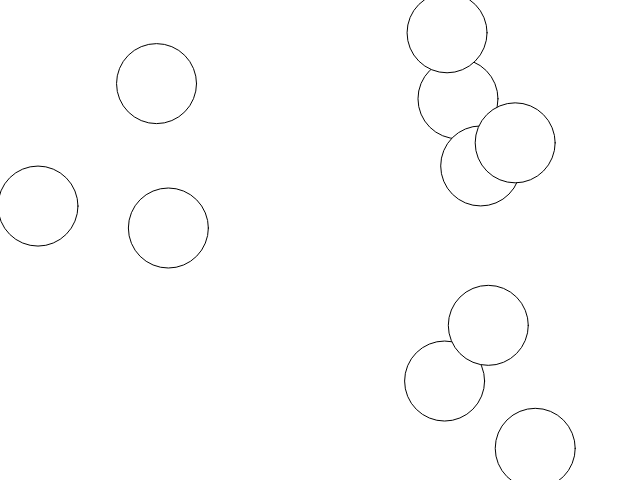
Frame 1 (no input)
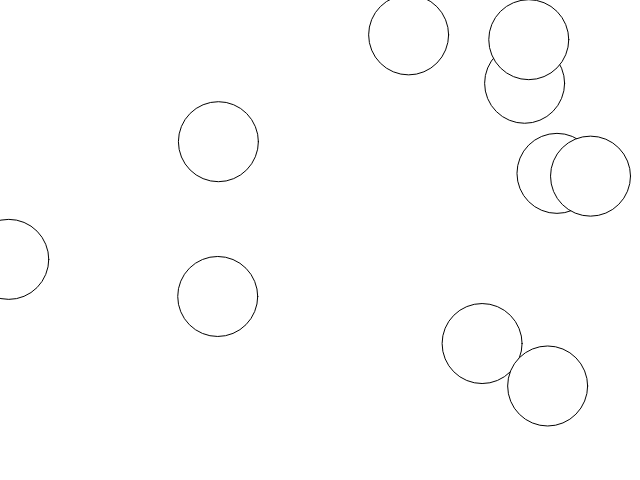
Frame 60 (no input)
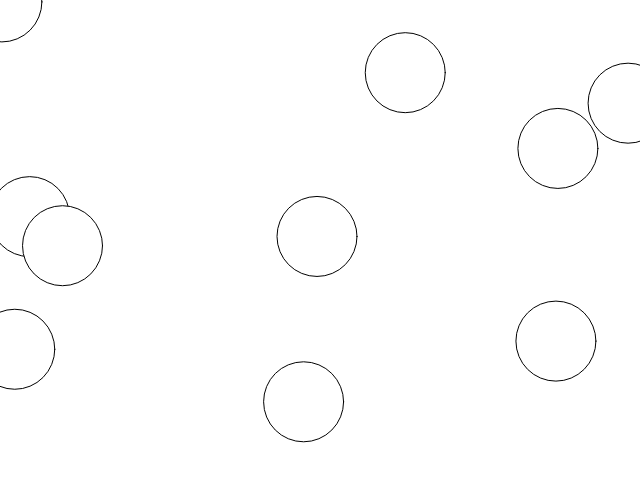
Frame 120 (the mouse pressed at the canvas centre since frame 60)

The p5.js sketch that drew these frames (run headless with seeded random() and noise() and a simulated clock; from frame 60 on, the mouse is pressed at the canvas centre):

// p5.js sketch
// ── sketch.js
var boids = [];

/**
 * P5js initialization
 */
function setup() {

  createCanvas(640, 480);

  for (var i = 0; i < 10; i++) {
    boids.push(new Boid(random(0,width), random(0,height), 10));
  }

}

/**
 * P5js render loop
 */
function draw() {

  // Paint the background white
  background(255);

  var gravity = createVector(0.1, 0.1);

  boids.forEach(function(boid) {
    boid.applyForce(gravity);
    boid.update();
    boid.checkEdges();
    boid.display();
  });

}

/**
 * Boid class
 */
function Boid(x_pos, y_pos, mass) {
  this.position= createVector(x_pos, y_pos);
  this.velocity = p5.Vector.random2D();
  this.acceleration = createVector(0, 0);
  this.mass = mass;
}

Boid.prototype = {
  constructor: Boid,
  update:function () {
    this.velocity.add(this.acceleration);
    this.position.add(this.velocity);
    this.acceleration.mult(0);
  },
  display:function () { 
    ellipse(this.position.x, this.position.y, 80, 80);
  },
  checkEdges:function () { 
    if (this.position.x < 0) { this.position.x = width; }
    if (this.position.x > width) { this.position.x = 0; }
    if (this.position.y < 0) { this.position.y = height; }
    if (this.position.y > height) { this.position.y = 0; }
  },
  applyForce:function (force) {
    // Force = mass * acceleration
    // acceleration = Force / mass
    this.acceleration.add(force.copy().div(this.mass));
  }
}
